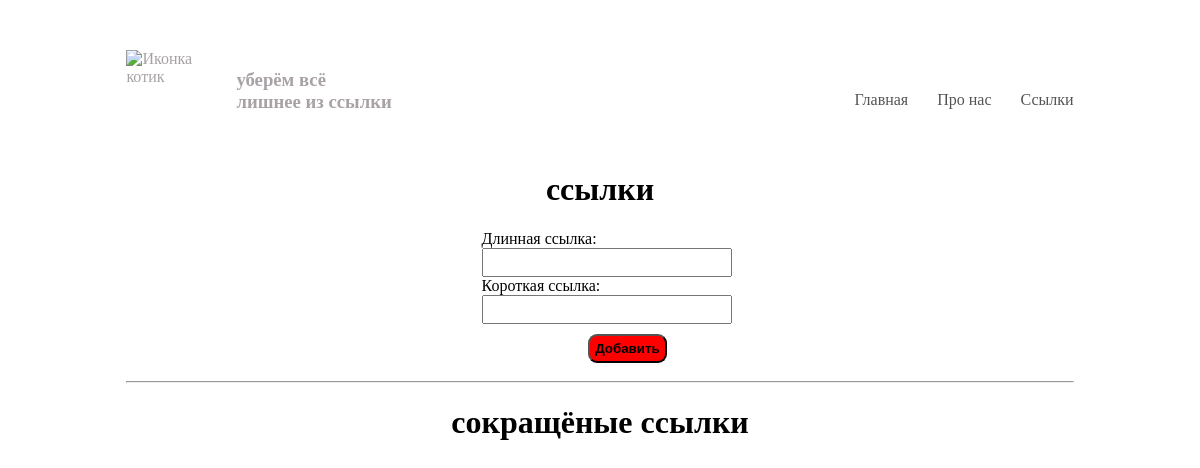
Page /links/ (signed in) on the earlier database version.
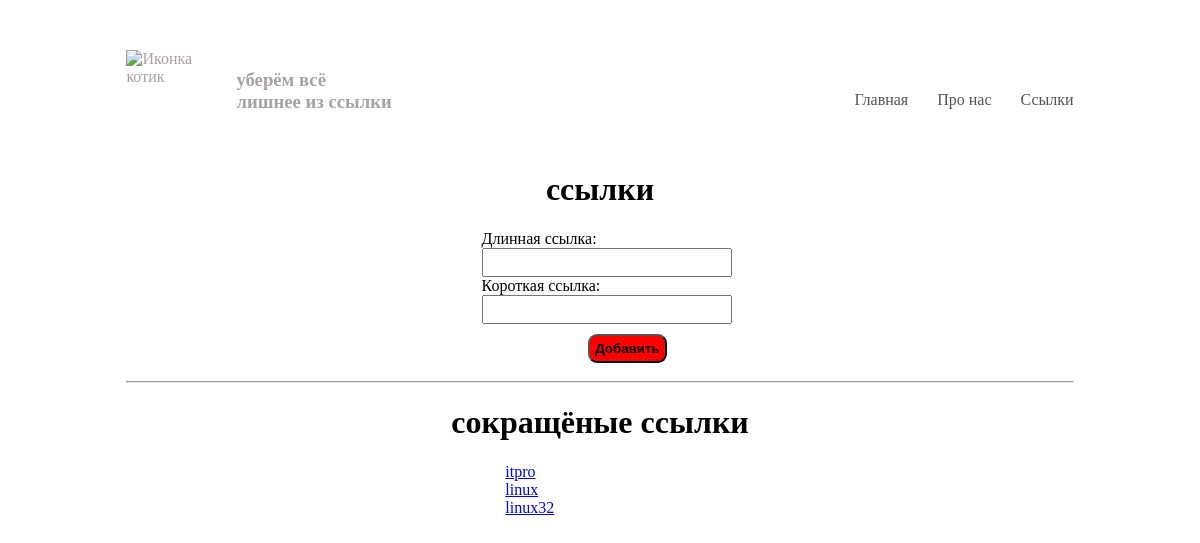
Same page on the later database version.
### user/models.py (models this page shows, shortened)
class links(models.Model):
    link = models.CharField(max_length=250)
    slug = models.SlugField(max_length=120,unique=True)
    user = models.ForeignKey(User, on_delete=models.CASCADE)

### user/views.py (the view)
# urls.py: path('links/', views.links_view , name = 'link' ),
def links_view(request):
    if request.method == "POST":
        f1 = request.POST.copy()
        f1['user'] = request.user
        form = linksForm(f1)
        print(request.POST)
        if form.is_valid():
            form.save()
            return redirect('link')
    else:
        form = linksForm()
    alllinks = links.objects.filter(user=request.user)
    data = {'form':form,'alllinks':alllinks}
    return render(request,'user/links.html',data)

### user/form.py
class linksForm(forms.ModelForm):
    slug = forms.SlugField(label="Длинная ссылка",max_length=100)
    link = forms.CharField(label="Короткая ссылка",max_length=250)
    class Meta:
        model = links
        fields = ['slug', 'link', 'user']
        widgets = {'user': forms.HiddenInput()}

### user/templates/user/links.html (shortened to what this page needs)
{% extends  'base.html'%}
{% block main%}
<h1 class="text-center">ссылки</h1>
<div class="centr">
    <form class="authform" method="post" >
        {{form}}
        <button class="btn" type="submit">Добавить</button>
    </form>
</div>
<hr>
<h1 class="text-center">сокращёные ссылки</h1>
    {% for el in alllinks %}
    <a class="centrlink" href="{{el.link}}">{{el.slug}}</a>
    <br>
    {% endfor %}
{%endblock%}

### user/templates/base.html (shortened to what this page needs)
<!doctype html>
{% load static%}
<html lang="en">
<head>
    <link rel="stylesheet" href="{% static 'user/style.css'%}">
</head>
<body>
<div class="container">
    <header>
 <span class="logo"><img src="https://catherineasquithgallery.com/uploads/posts/2021-03/1614563722_54-p-kot-na-belom-fone-kartinki-91.jpg" alt="Иконка котик" class="ImgIco">
 <h3>уберём всё <br>
     лишнее из ссылки</h3>
 </span>
  <ul>
      <li><a href="{% url 'index' %}">Главная</a></li>
      <li><a href="{% url 'about' %}">Про нас</a> </li>
      {% if not user.is_authenticated %}
      <li><a href="{% url 'login'%}">Войти</a>  </li>
      <li><a href="{% url 'register'%}">Регистрация</a> </li>
      {% else %}
      <li><a href="{%url 'link' %}">Ссылки</a></li>
      {%endif%}
  </ul>
</header>
    {% block main %} {% endblock%}
</div>
</body>
</html>

### user/static/user/style.css (style rules this page uses)
.ImgIco { width: 100px; height: 100px; }
.container { margin: 0 10%; }
header { display: flex; justify-content: space-between; align-items: center; margin-top: 50px; }
header ul { list-style: none; }
header ul li { display: inline-block; margin-left: 25px; cursor: pointer; }
header ul li a { text-decoration: none; color: #565355; transition: 200ms ease ; }
.logo { display: flex; color: #a8a2a6; }
.logo h3 { margin-left: 10px; }
.text-center { text-align: center; }
.wraper button, .authform button, .btn { margin: 10px 45%; background: red;; padding: 5px; font-weight: bold; border-radius: 9px; cursor: pointer; transition: 350ms ease; }
.centr { display: flex; align-items: center; justify-content: center; }
form { width: 25%; }
form input { width: 100%; padding: 5px; }
.centrlink { margin: 0 40%; }

Differences in the rows shown:
added links: slug "itpro"
added links: slug "linux"
added links: slug "linux32"
